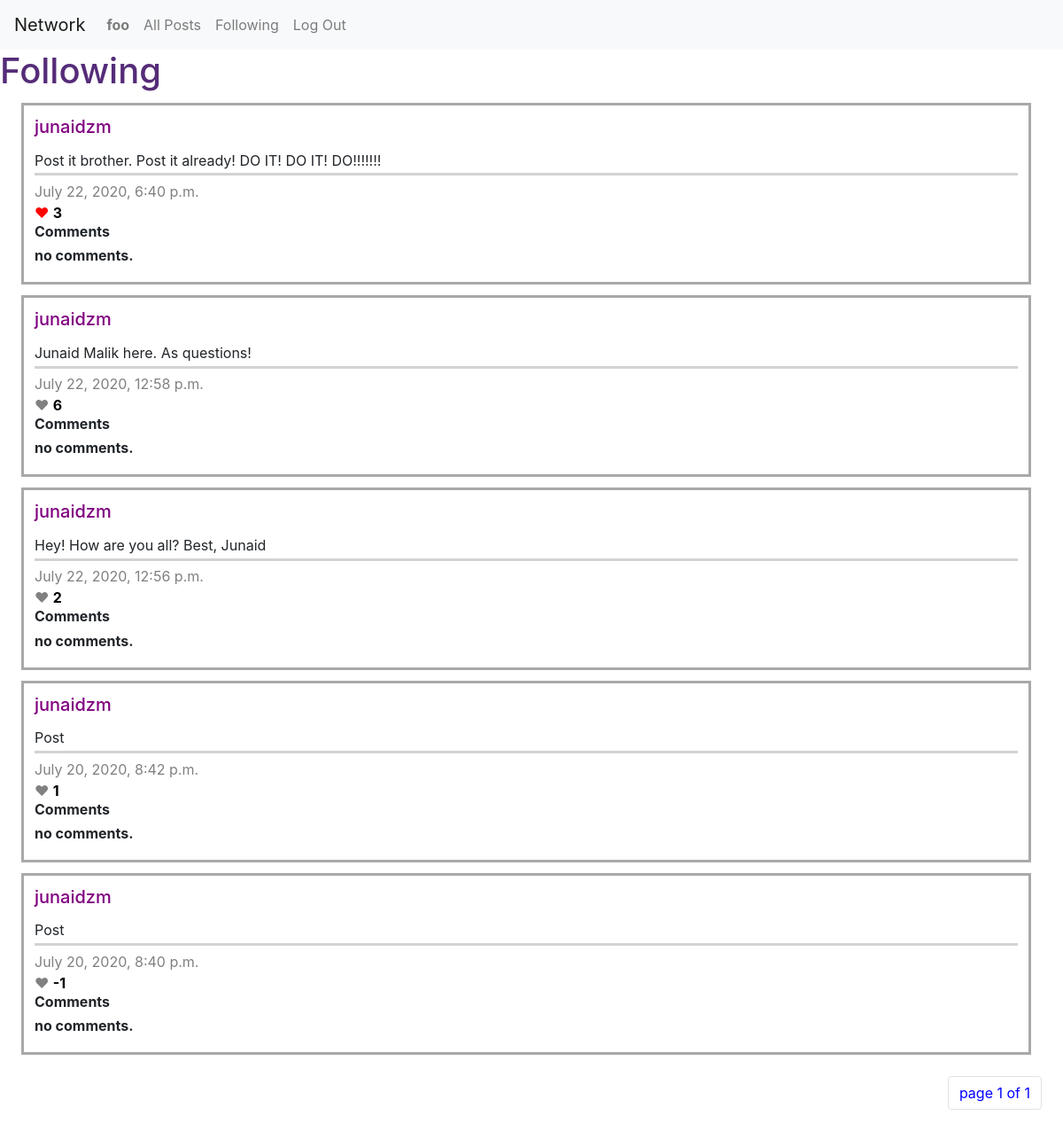
The page /following (signed in) on the database its author committed.
### network/models.py (models this page shows, shortened)
class User(AbstractUser):
    pass

class Post(models.Model):
    user = models.ForeignKey(
        User, on_delete=models.CASCADE, related_name="posts")
    content = models.CharField(max_length=300)
    num_likes = models.IntegerField()
    timestamp = models.DateTimeField(auto_now_add=True)

### network/views.py (the view)
# urls.py: path("following", views.following, name="following"),
@login_required
def following(request):
    user = request.user
    following = user.following.all()
    all_followed = []
    for f_user in following:
        for post in f_user.user.posts.all():
            all_followed.append(post)
    all_followed.sort(key=lambda post: post.timestamp, reverse=True)
    paginator = Paginator(all_followed, 10)
    page_number = request.GET.get('page')
    page_obj = paginator.get_page(page_number)
    post_to_liked = {}
    for item in page_obj:
        if item.likes.filter(user=request.user):
            post_to_liked[item] = True
        else:
            post_to_liked[item] = False
    return render(request, "network/following.html", {
        "liked": post_to_liked, "page_obj": page_obj
    })

### network/templates/network/following.html (shortened to what this page needs)
{% extends "network/layout.html" %}
{% load static %}
{% block body %}
    <h1>Following</h1>
    {% for post, has_liked in liked.items %}
      <div id=post class='c{{ post.id }}'>
        <a href="{% url 'profile' post.user.username %}" id=user><h5>{{ post.user.username }}</h5></a>
        <div id=postcontent>{{ post.content }}</div>
        <div id = timestamp>{{ post.timestamp }}</div>
        {% if has_liked %}
          <div id=likes class="red" data-postid='{{ post.id }}' style="color:red;">&#9829 <span id="nolikes" style="color:black;">{{ post.num_likes }}</span></div>
        {% else %}
         <div id=likes class="grey" data-postid='{{ post.id }}' style="color:grey;">&#9829 <span id="nolikes" style="color:black;">{{ post.num_likes }}</span></div>
         {% endif %}
        <div id=comments>
          <h6>Comments<h6>
          {% for comment in post.comments.all %}
            <div>
              {{ comment.user.username }}
              comment.comment
            </div>
          {% empty %}
            <div>
              no comments.
            </div>
          {% endfor %}
        </div>
      </div>
    {% empty %}
        <div>
          no posts.
        </div>
    {% endfor %}
    <nav aria-label="Page navigation" id="pagenav">
      <ul class="pagination justify-content-end">
            <li class="page-item"><a class="page-link" aria-label="current">
              <span aria-hidden="true">
                page {{ page_obj.number }} of {{ page_obj.paginator.num_pages }}
            </span></a></li>
      </ul>
    </nav>
{% endblock %}

### network/templates/network/layout.html (shortened to what this page needs)
{% load static %}
<!DOCTYPE html>
<html lang="en">
    <head>
        <link rel="stylesheet" href="https://stackpath.bootstrapcdn.com/bootstrap/4.4.1/css/bootstrap.min.css">
        <link rel="stylesheet" href="{% static 'network/styles.css' %}">
    </head>
    <body>
        <nav class="navbar navbar-expand-lg navbar-light bg-light">
            <a class="navbar-brand" href="#">Network</a>
            <div>
              <ul class="navbar-nav mr-auto">
                  {% if user.is_authenticated %}
                    <li class="nav-item">
                        <a class="nav-link" href="{% url 'profile' user.username %}"><strong>{{ user.username }}</strong></a>
                    </li>
                {% endif %}
                <li class="nav-item">
                  <a class="nav-link" href="{% url 'index' %}">All Posts</a>
                </li>
                {% if user.is_authenticated %}
                    <li class="nav-item">
                        <a class="nav-link" href="{% url 'following' %}">Following</a>
                    </li>
                    <li class="nav-item">
                        <a class="nav-link" href="{% url 'logout' %}">Log Out</a>
                    </li>
                {% endif %}
              </ul>
            </div>
          </nav>
        <div class="body">
            {% block body %}
            {% endblock %}
        </div>
    </body>
</html>

### network/static/network/styles.css (style rules this page uses)
#post { border-style: solid; padding: 1%; margin-left: 2%; margin-right: 3%; margin-top: 1%; margin-bottom: 1%; border-color: darkgrey; text-decoration: none; }
#postcontent { border-bottom-style: solid; margin-bottom: 0.5%; padding-top: 0.5%; padding-bottom: 0.25%; margin-top: 0.1%; border-bottom-color: lightgrey; }
#timestamp { color: grey; }
#nolikes, #user { color: purple; font-weight: bold; }
#comments > h6 { font-weight: bold; }
h1 { color: #552c78; }
#pagenav { margin: 2%; color: blue; }

### rows shown on the page
User: username "foo"
Post: user.username "junaidzm", content "Post it brother. Post it already! DO IT! DO IT! DO!!!!!!!", timestamp "July 22, 2020, 6:40 p.m.", num_likes "3"
Post: user.username "junaidzm", content "Junaid Malik here. As questions!", timestamp "July 22, 2020, 12:58 p.m.", num_likes "6"
Post: user.username "junaidzm", content "Hey! How are you all? Best, Junaid", timestamp "July 22, 2020, 12:56 p.m.", num_likes "2"
Post: user.username "junaidzm", content "Post", timestamp "July 20, 2020, 8:42 p.m.", num_likes "1"
Post: user.username "junaidzm", content "Post", timestamp "July 20, 2020, 8:40 p.m.", num_likes "-1"

### other values the page prints
{{ page_obj.number }} "1"
{{ page_obj.paginator.num_pages }} "1"
